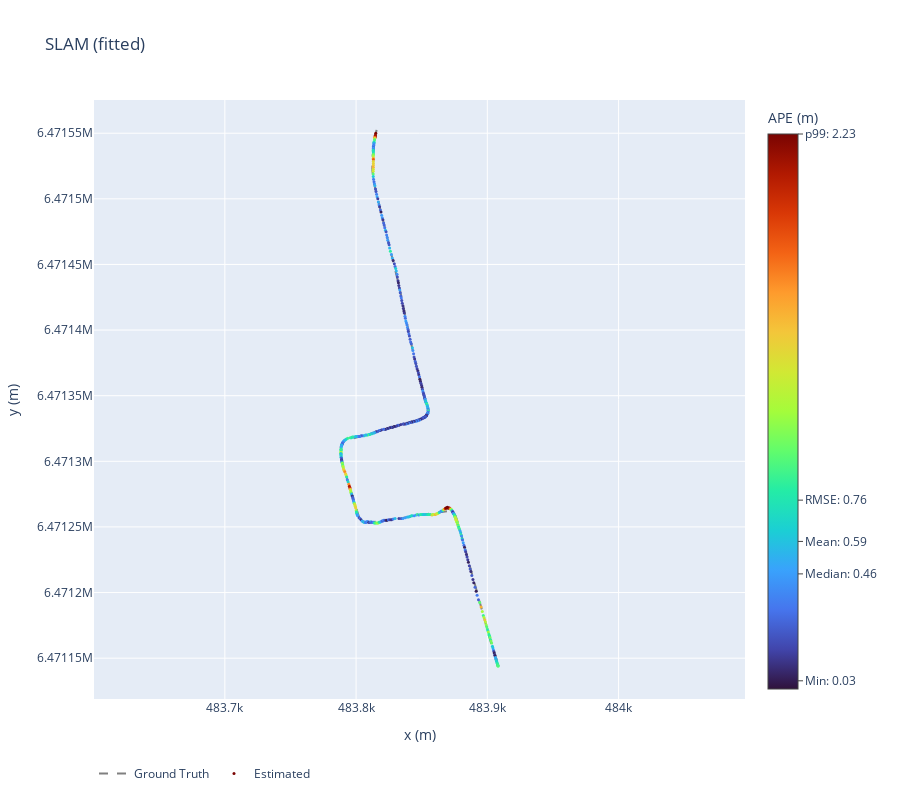

Notebook code for this chart:
### Code cell
processor.create_ape_plot().show()

### Figure 1 — Plotly figure (JSON) as saved in the notebook; plotly's stock layout.template omitted (floating-point values rounded to 4 significant figures; data arrays with more than 128 entries replaced by an {"elided": "..."} marker saying what was removed)
{"data": [{"line": {"color": "gray", "dash": "dash"}, "name": "Ground Truth", "type": "scatter", "x": {"elided": "490 float values"}, "y": {"elided": "490 float values"}}, {"marker": {"cmax": 2.227, "cmin": 0, "color": {"elided": "490 float values"}, "colorbar": {"tickmode": "array", "ticks": "outside", "ticktext": ["Min: 0.03", "Mean: 0.59", "Median: 0.46", "RMSE: 0.76", "p99: 2.23"], "tickvals": [0.03292, 0.5922, 0.4619, 0.7579, 2.227], "title": {"side": "top", "text": "APE (m)"}}, "colorscale": [[0, "#30123b"], [0.07143, "#4145ab"], [0.1429, "#4675ed"], [0.2143, "#39a2fc"], [0.2857, "#1bcfd4"], [0.3571, "#24eca6"], [0.4286, "#61fc6c"], [0.5, "#a4fc3b"], [0.5714, "#d1e834"], [0.6429, "#f3c63a"], [0.7143, "#fe9b2d"], [0.7857, "#f36315"], [0.8571, "#d93806"], [0.9286, "#b11901"], [1, "#7a0402"]], "showscale": true, "size": 3}, "mode": "markers", "name": "Estimated", "type": "scatter", "x": {"elided": "490 float values"}, "y": {"elided": "490 float values"}}], "layout": {"height": 800, "legend": {"orientation": "h"}, "title": {"text": "SLAM (fitted)"}, "xaxis": {"title": {"text": "x (m)"}}, "yaxis": {"scaleanchor": "x", "scaleratio": 1, "title": {"text": "y (m)"}}}}
